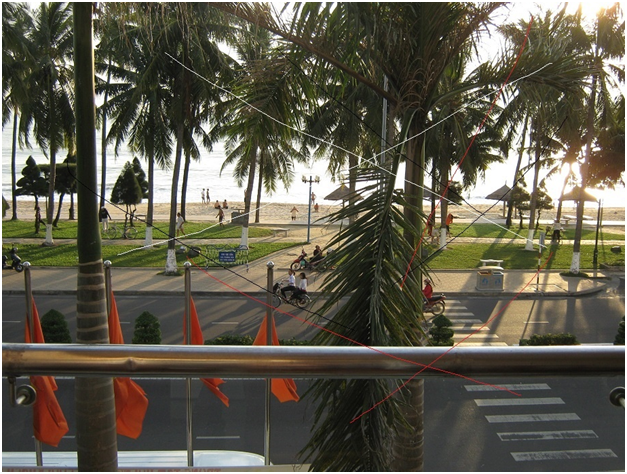
#> input picture media/photo.png, 627 x 474 px
$ python ImageFiltering.py
#> lines starting #> are read from the running program, lines starting #| are printed output that depends on the picture
import cv2 as cv
import numpy as np
from matplotlib import pyplot as plt
import os

def read_image(path):
  """Read an image"""
#> called with path = 'media/photo.png'
  if not path or not os.path.exists(path):
    return
  image=cv.imread(path, 1)
#> image is the input picture: shape (474, 627, 3); mean B, G, R 77.3, 92, 96.2
  cv.imshow('Image', image)
  cv.waitKey(0)
  cv.destroyAllWindows()
  return image

#Blur
def blur_img(image: np.ndarray):
  """Blur an image using the normalized box filter."""
  if image is None or not isinstance(image, np.ndarray):
    return
  ksize = (10, 10)
  image = cv.blur(image, ksize)
  cv.imshow('Blur', image)
  cv.waitKey(0)
  cv.destroyAllWindows()

def median_blur(image: np.ndarray):
  """Applying Median Blurring"""
  if image is None or not isinstance(image, np.ndarray):
    return
  median_image=cv.medianBlur(image, ksize=3)
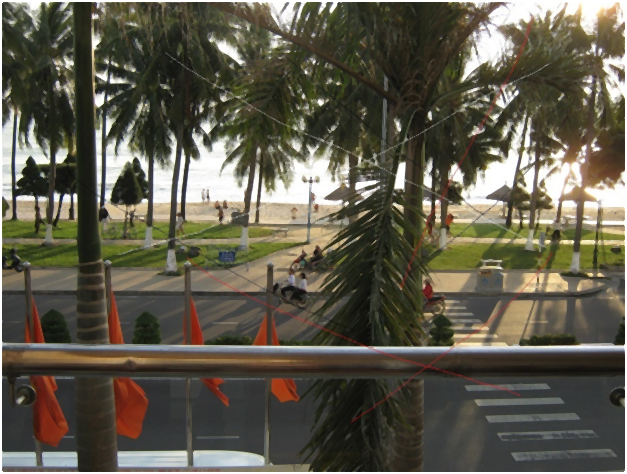
#> median_image: shape (474, 627, 3); mean B, G, R 76.5, 91.2, 95.3
  cv.imshow('Median Blur', median_image)
  cv.waitKey(0)
  cv.destroyAllWindows()

def gaussian_blur(image: np.ndarray):
  """Applying Gaussian Blurring"""
  if image is None or not isinstance(image, np.ndarray):
    return
  gaussian_blur = cv.GaussianBlur(src=image, ksize=(5,5),sigmaX=0, sigmaY=0)
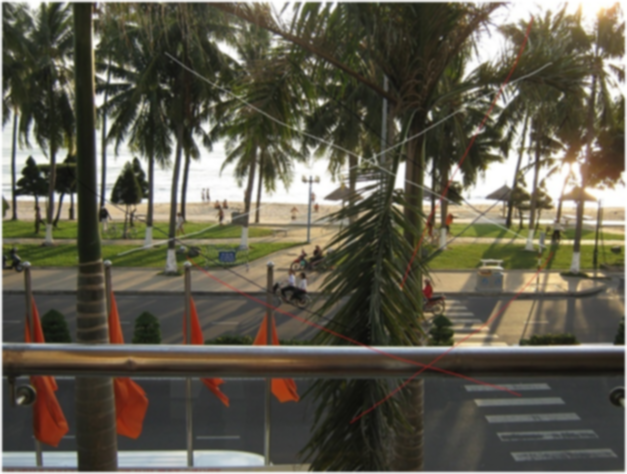
#> gaussian_blur: shape (474, 627, 3); mean B, G, R 77.3, 92, 96.1
  plt.subplot(121),plt.imshow(image),plt.title('Original')
  plt.subplot(122),plt.imshow(gaussian_blur),plt.title('Gaussian Blur')
  plt.show()
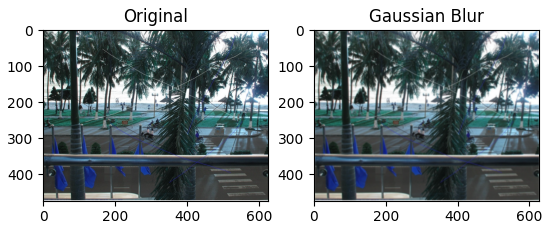
#> figure drawn by matplotlib, 2 panels; B, G, R data is drawn as R, G, B


def bilateral_filter(image: np.ndarray):
  """Applying Bilateral Filtering"""
  if image is None or not isinstance(image, np.ndarray):
    return
  # Apply bilateral filter with d = 15,
  # sigmaColor = sigmaSpace = 75.
  bilateral=cv.bilateralFilter(image, 15,75,75)
  cv.imshow('Bilateral Filter', bilateral)
  cv.waitKey(0)
  cv.destroyAllWindows()

#Filter 2D
def apply_kernel(image: np.ndarray):
  if image is None or not isinstance(image, np.ndarray):
    return
  #for experiments
  kernel1=np.array([[0,0,0],[0,1,0],[0,0,0]]) #identity kernel
  #kernel2 = np.ones((5, 5), np.float32) / 25
  identity=cv.filter2D(src=image, ddepth=-1,kernel=kernel1)
  cv.imshow('Filtered 2D applying Kernel', identity)
  cv.waitKey(0)
  cv.destroyAllWindows()

#Filter 2D for sharpening
def sharpening(image: np.ndarray):
  """Sharpening the image"""
  if image is None or not isinstance(image, np.ndarray):
    return
  kernel3 = np.array([[0, -1,  0],
                      [-1,  5, -1],
                      [0, -1,  0]])
  sharp_img=cv.filter2D(src=image, ddepth=-1, kernel=kernel3)
  cv.imshow('Filtered 2D: Sharpening', sharp_img)
  cv.waitKey(0)

def create_kernels():
  """Creates different kernels as an examples"""
  kernel_rect = cv.getStructuringElement(cv.MORPH_RECT, (5, 5))
  kernel_cross = cv.getStructuringElement(cv.MORPH_CROSS, (5, 5))
  kernel_ellipse = cv.getStructuringElement(cv.MORPH_ELLIPSE, (5, 5))

  print("RECT:\n", kernel_rect)
  print("CROSS:\n", kernel_cross)
  print("ELLIPSE:\n", kernel_ellipse)

def erode_dilate_image(image: np.ndarray):
  """Morphological operations"""
  if image is None or not isinstance(image, np.ndarray):
    return
  #Creating kernel
  kernel = np.ones((5, 5), np.uint8)
  # Using cv2.erode method, then dilate

  #Erodes away the boundaries of the foreground object
  #image = cv.erode(image, kernel)
  img_erosion = cv.erode(image, kernel, iterations=1)
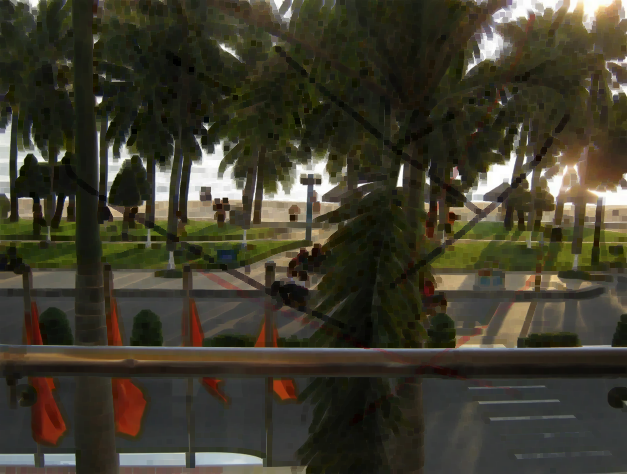
#> img_erosion: shape (474, 627, 3); mean B, G, R 44.8, 59.8, 63.2
  #Increases the object area, used to accentuate features
  img_dilation = cv.dilate(image, kernel, iterations=1)
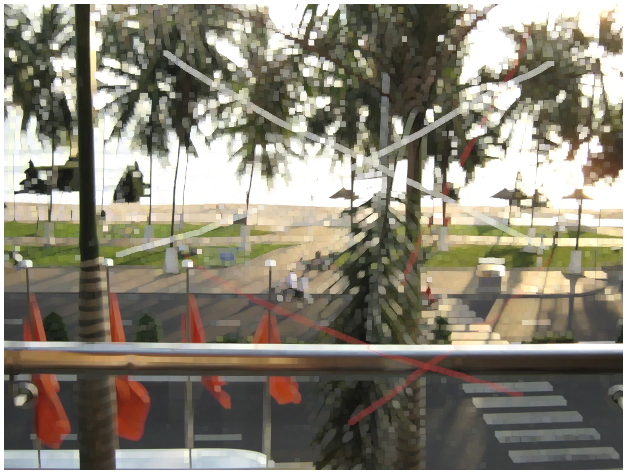
#> img_dilation: shape (474, 627, 3); mean B, G, R 117.7, 132.2, 137.1

  plt.subplot(121),plt.imshow(img_erosion),plt.title('Erosion')
  plt.subplot(122),plt.imshow(img_dilation),plt.title('Dilation')
  plt.show()
#> figure, not shown here; B, G, R data is drawn as R, G, B


def main():
  path='media/photo.png'
  img=read_image(path)
  median_blur(img)
  gaussian_blur(img)
  bilateral_filter(img)
  apply_kernel(img)
  erode_dilate_image(img)
  sharpening(img)
#> in sharpening, `sharp_img=cv.filter2D(src=image, ddepth=-1, kernel=kernel3)`:
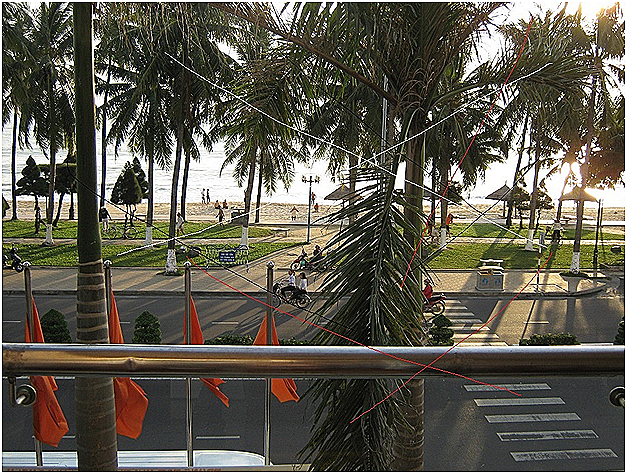
#> sharp_img: shape (474, 627, 3); mean B, G, R 78.2, 90.4, 94.2
  create_kernels()


if __name__=="__main__":
  main()

$ run again, with media/Cat.jpg saved as media/photo.png
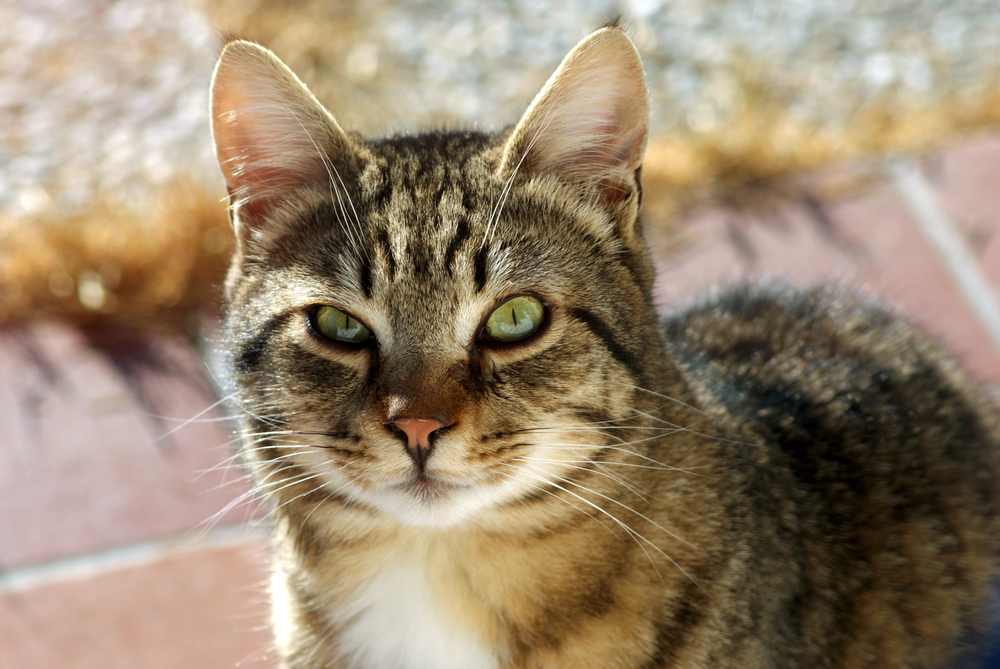
#> input picture media/Cat.jpg, 1000 x 669 px, shrunk from 3872 x 2592 before the run
#> in read_image, image is the input picture: shape (669, 1000, 3); mean B, G, R 111.9, 134.8, 152.9
#> in erode_dilate_image, `img_dilation = cv.dilate(image, kernel, iterations=1)`:
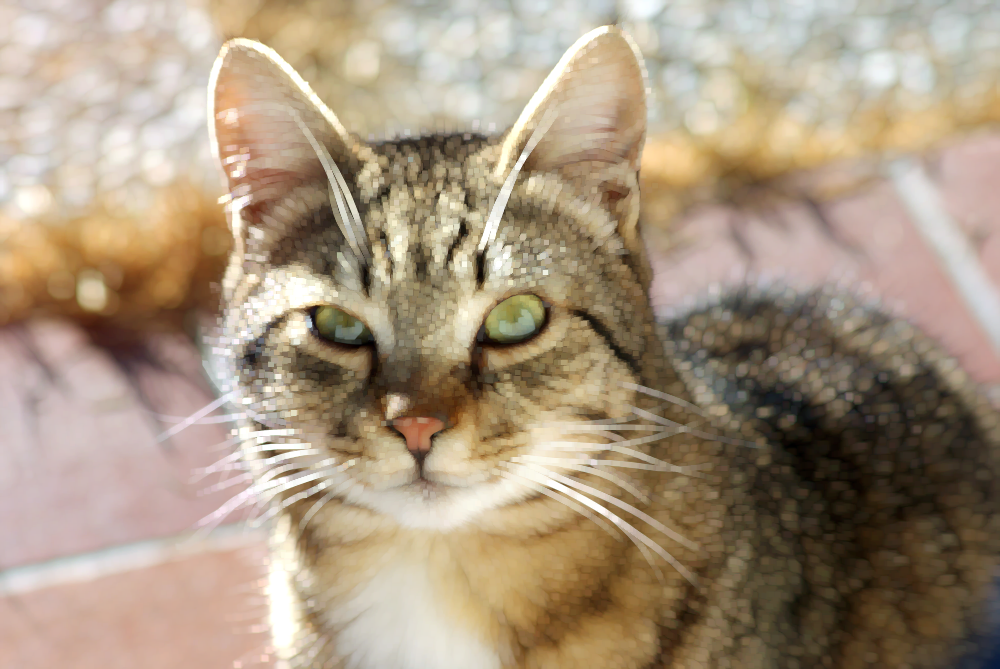
#> img_dilation: shape (669, 1000, 3); mean B, G, R 127.6, 149.6, 167.5
#> in erode_dilate_image, `plt.show()`:
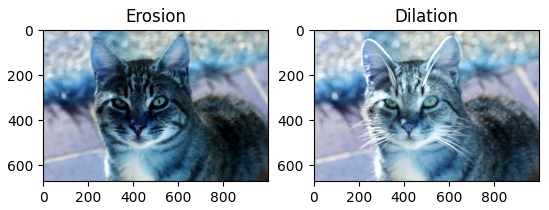
#> figure drawn by matplotlib, 2 panels; B, G, R data is drawn as R, G, B

$ run again, with media/blobs_dog.jpg saved as media/photo.png
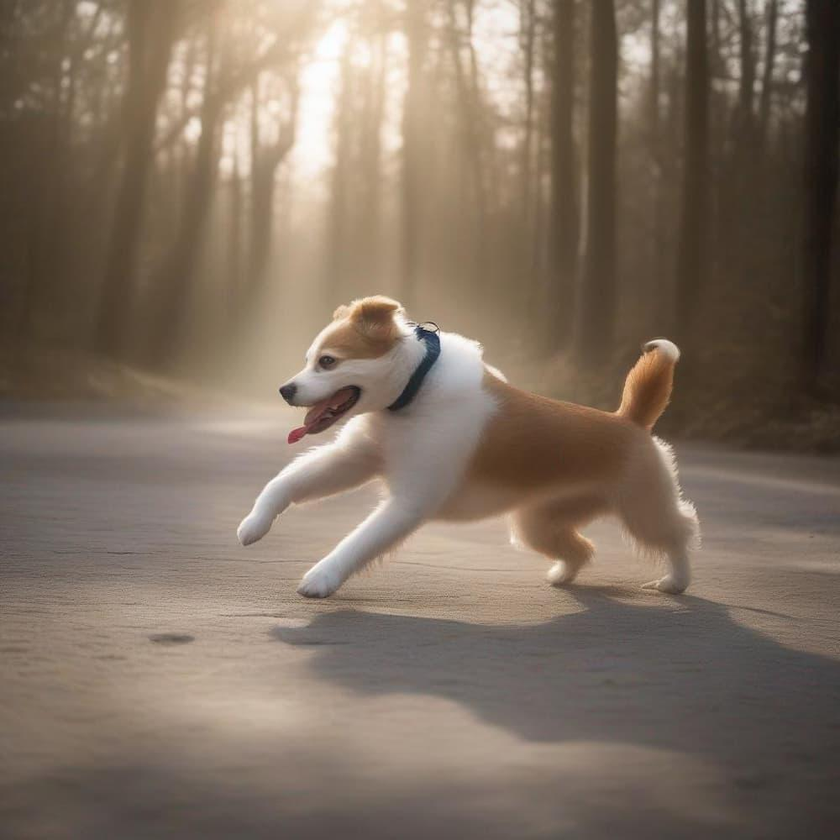
#> input picture media/blobs_dog.jpg, 840 x 840 px, shrunk from 1000 x 1000 before the run
#> in read_image, image is the input picture: shape (840, 840, 3); mean B, G, R 97.5, 112.1, 127.7
#> in erode_dilate_image, `img_dilation = cv.dilate(image, kernel, iterations=1)`:
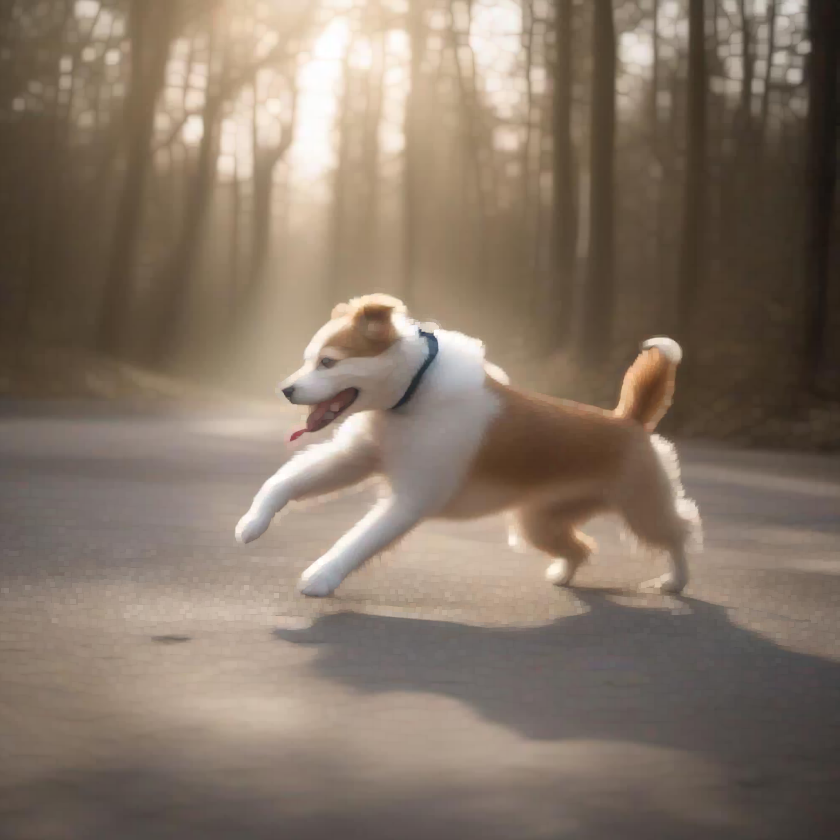
#> img_dilation: shape (840, 840, 3); mean B, G, R 103.1, 117.6, 133.2
#> in erode_dilate_image, `plt.show()`:
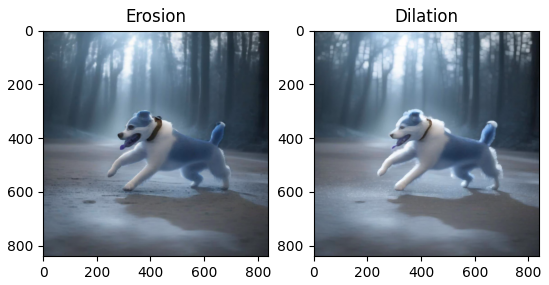
#> figure drawn by matplotlib, 2 panels; B, G, R data is drawn as R, G, B
